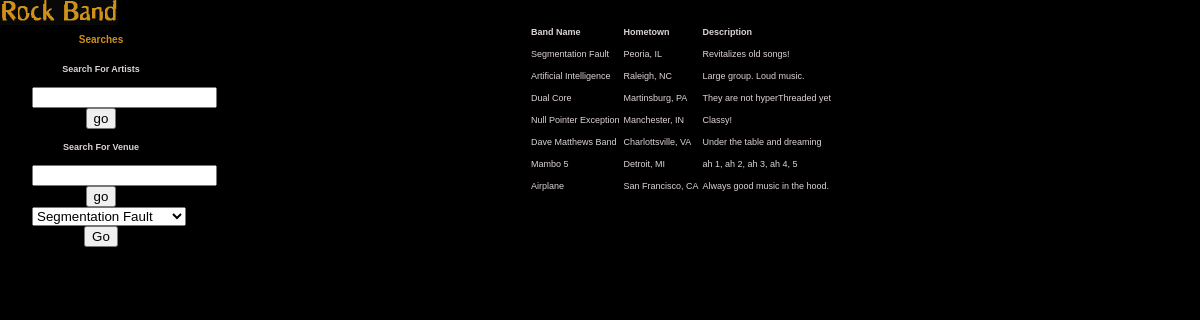
Page /searchName.php on the committed database.
### tables this page shows
CREATE TABLE band (
band_id INT NOT NULL AUTO_INCREMENT,
PRIMARY KEY(band_id),
band_name VARCHAR(25) NOT NULL,
hometown VARCHAR(30) NOT NULL,
description BLOB NOT NULL,
picture_file VARCHAR(75)
);

### searchName.php (the view, shortened to what this page needs)
<!DOCTYPE html PUBLIC "-//W3C//DTD XHTML 1.0 Transitional//EN"
  "http://www.w3.org/TR/xhtml1/DTD/xhtml1-transitional.dtd">
<html xmlns="http://www.w3.org/1999/xhtml" xml:lang="en" lang="en">
<head>
  <link rel="stylesheet" type="text/css" href="style.css" />
</head>
<body>
<div id="wrap">
	<?php
	if(session_is_registered("username")){
	echo"<ul id=\"nav\">
		<li><a href=\"mainPage.php\">home</a></li>
		<li><a href=\"addBand.php\">add band</a></li>
		<li><a href=\"addVenue.php\">add venue</a></li>
		<li><a href=\"addEvent.php\">add event</a></li>
		<li><a href=\"logout.php\">logout</a></li>
	</ul>
	";}
	else{
	echo "
	<h1><a href=\"index.php\"><img src=\"images/logo.gif\" width=\"118\" height=\"25\" alt=\"Rock Band\" /></a></h1>";
	}
	?>
				<div id="sidebar">
				<?php
					$search = $_POST['searchbox'];
					$find = "LIKE '%$search%'";
					if($search == "")
					{
					$query = "SELECT * FROM band";
					}
					else
					{
					$query = "SELECT * FROM band WHERE band_name $find OR hometown $find OR description $find
					OR genre1 $find OR genre2 $find OR genre3 $find OR album1 $find OR album2 $find OR album3 $find
					OR album4 $find OR album5 $find;";
					}
					?>
					<div class="content">
						<h2>Searches</h2>
						<p><b>Search For Artists</b></p>
						<form method="post" action="searchName.php">
						<input type="text" id="searchbox" name="searchbox" />
						<input type="submit" value="go" name="submit" />
						</form>
						<p><b>Search For Venue</b></p>
						<form method="post" action="searchVenue.php">
						<input type="text" id="searchbox" name="searchbox" />
						<input type="submit" value="go" name="submit" />
						</form>
						<form method="post" action="viewBandPage.php">
						<select name="editBand" width="2">";
							<?php
							include "db_connect.php";
							$result = mysqli_query($db, $query);
							while($row = mysqli_fetch_array($result))
							{
							$name = $row['band_name'];
							echo "<option>$name</option>\n";
							}
							echo"
							</select>
							<input type=\"submit\" value=\"Go\" name=\"submit2\" />
							<br />
							</form>";?>
					</div>
				</div>
	<div id="main">
<?php
	$result = mysqli_query($db, $query)
	or die("Error Querying Database");
	echo "<table ALIGN='center' id=\"hor-minimalist-b\">\n<tr><th>Band Name</th><th>Hometown</th><th>Description</th></tr>\n\n";
   while($row = mysqli_fetch_array($result)) {
  	$name = $row['band_name'];
  	$hometown = $row['hometown'];
	$description = $row['description'];
  	echo "<tr><td  >$name</td><td>$hometown</td><td>$description</td></tr>\n";
	}
 echo "</table>\n";
?>
			</div>
</div>

### style.css (style rules this page uses)
body { font-family: tahoma, helvetica, arial, sans-serif; font-size: 9px; text-align: center; background: #000; color: #ddd4d4; padding-top: 12px; line-height: 2; }
td, th { font-size: 9px; text-align: left; line-height: 2; }
h1, h2, h3, #nav, #nav li { margin: 0; padding: 0; }
#sidebar { float: left; width: 162px; }
#sidebar .content { padding-left: 24px; }
h1 { position: absolute; left: 0; top: 0; }
h2 { font-size: 10px; color: #cf9118; margin: 1em 0; }
p { margin: 1em 0; }
img { border: 0; }
a { color: #f0b33c; font-weight: bold; text-decoration: none; }

### rows in the picture
band: band_name "Segmentation Fault", hometown "Peoria, IL", description "Revitalizes old songs!"
band: band_name "Artificial Intelligence", hometown "Raleigh, NC", description "Large group. Loud music."
band: band_name "Dual Core", hometown "Martinsburg, PA", description "They are not hyperThreaded yet"
band: band_name "Null Pointer Exception", hometown "Manchester, IN", description "Classy!"
band: band_name "Dave Matthews Band", hometown "Charlottsville, VA", description "Under the table and dreaming"
band: band_name "Mambo 5", hometown "Detroit, MI", description "ah 1, ah 2, ah 3, ah 4, 5"
band: band_name "Airplane", hometown "San Francisco, CA", description "Always good music in the hood."

### other values in the picture
form field editBand "Segmentation Fault"
